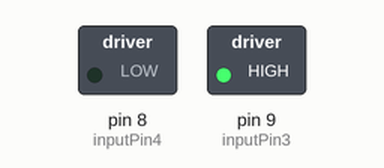
Simulated run of this sketch. Board: Arduino Uno, built with avr-gcc and run on an emulated ATmega328P. Parts: switched loads named in the sketch (green lamp = pin HIGH).

Above: at 0.1 s.
Timing chart, 0 to 1.6 s (numbered marks = the images above):
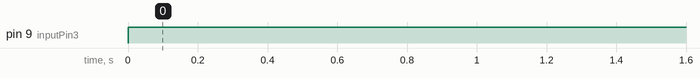

Measured:
- by itself, pin 9 (inputPin3): LOW → HIGH at 0.00 s

The sketch:

sketch_dcmotor.ino
```cpp
//Motor A
const int inputPin3  = 9;    // Pin 15 of L293D IC
const int inputPin4  = 8;    // Pin 10 of L293D IC/*//Motor B
/*const int inputPin3  = 9;   // Pin  7 of L293D IC
const int inputPin4  = 8;   // Pin  2 of L293D IC*/


void setup()
{
    pinMode(inputPin3, OUTPUT);
    pinMode(inputPin4, OUTPUT);
    /*pinMode(inputPin3, OUTPUT);
    pinMode(inputPin4, OUTPUT);  */
}

void loop()
{
    digitalWrite(inputPin3, HIGH);
    digitalWrite(inputPin4, LOW);
    /*digitalWrite(inputPin3, HIGH);
    digitalWrite(inputPin4, LOW);  */
}
```
